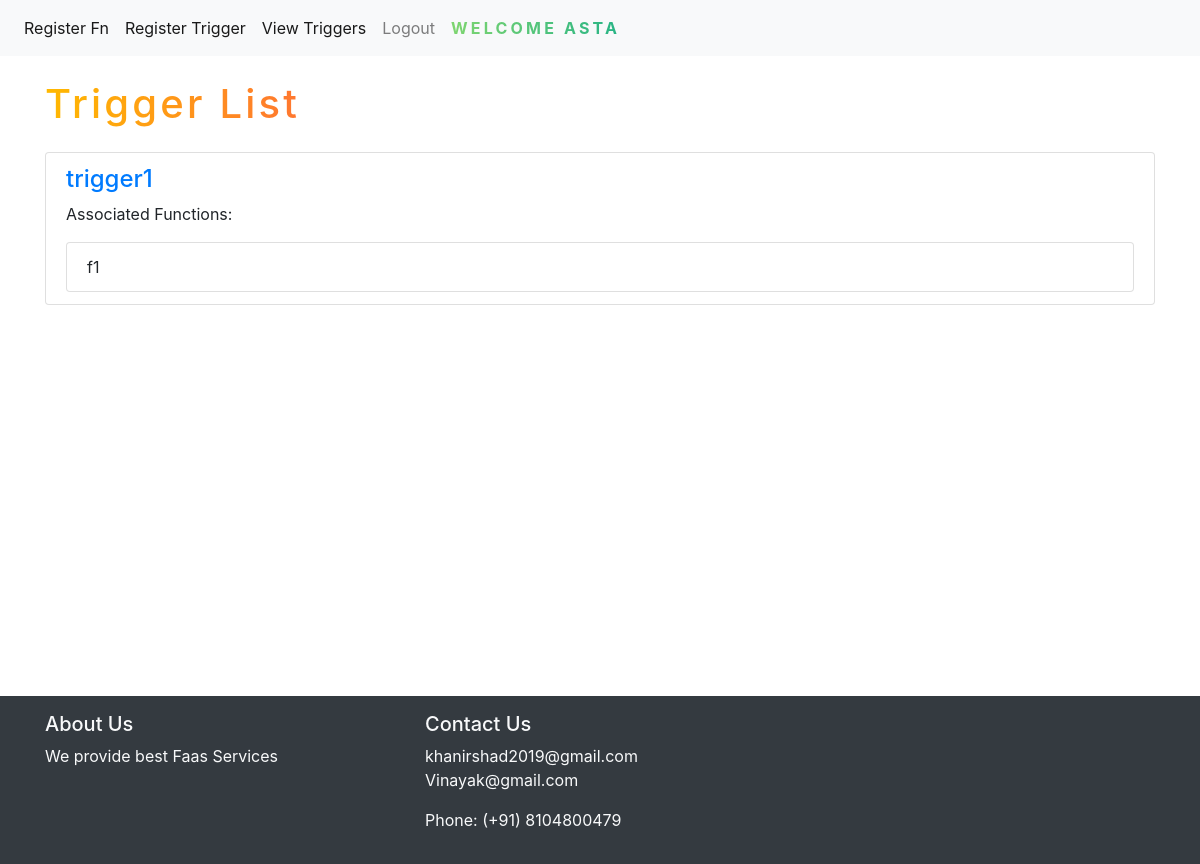
The page /list/ (signed in) on the database as committed earlier.
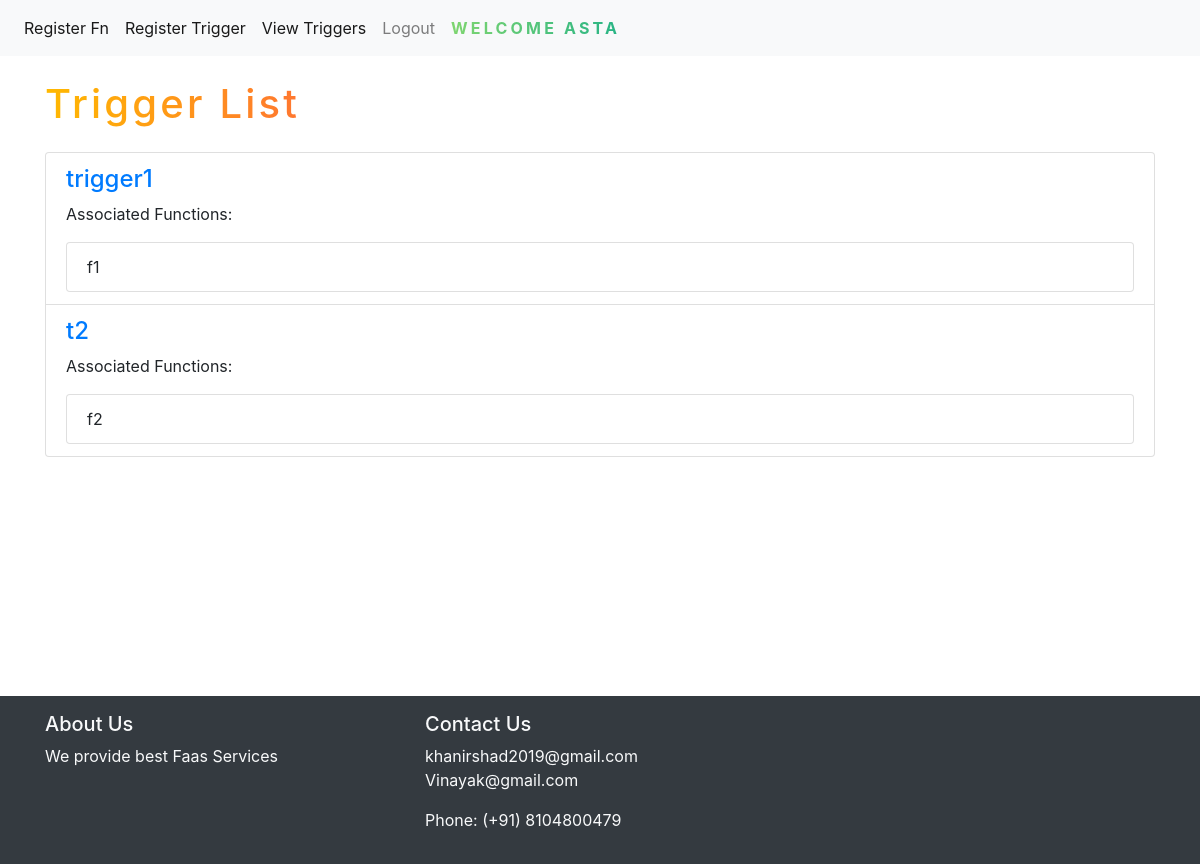
The same page on the database as committed later.
### trigger_registry/models.py (models this page shows, shortened)
class Trigger(models.Model):
    name = models.CharField(max_length=100)
    function = models.ForeignKey(Function, on_delete=models.CASCADE,)
    user = models.ForeignKey(User, on_delete=models.CASCADE)
    created_at = models.DateTimeField(auto_now_add=True)
    updated_at = models.DateTimeField(auto_now=True)

### function_registry/models.py (models this page shows, shortened)
class Function(models.Model):
    LANGUAGE_CHOICES = [
        ('python', 'Python'),
    ]
    name = models.CharField(max_length=100,unique=True)
    user = models.ForeignKey(User, on_delete=models.CASCADE)
    language = models.CharField(max_length=50,choices=LANGUAGE_CHOICES)
    memory_limit = models.IntegerField(default=128)
    cpu_limit = models.IntegerField(default=5000)
    created_at = models.DateTimeField(auto_now_add=True)
    updated_at = models.DateTimeField(auto_now=True)

### trigger_registry/views.py (the view)
# urls.py: path('list/', views.trigger_list, name='trigger_list'),
@login_required(login_url='authentication:login')
def trigger_list(request):
    triggers = Trigger.objects.filter(user=request.user)
    return render(request, 'trigger_registry/trigger_list.html', {'triggers': triggers})

### templates/trigger_registry/trigger_list.html (shortened to what this page needs)
{% extends 'base.html' %}
{% block content %}
<div class="container">
    <h1 class="mt-4 mb-4">Trigger List</h1>
    <ul class="list-group">
        {% for trigger in triggers %}
        <li class="list-group-item">
            <h4><a href="{% url 'trigger_dispatch:code_detail' trigger.id %}">{{ trigger.name }}</a></h4>
            <p>Associated Functions:</p>
            <ul class="list-group">
                <li class="list-group-item">{{ trigger.function.name }}</li>
            </ul>
        </li>
        {% endfor %}
    </ul>
</div>
{% endblock %}

### templates/base.html (shortened to what this page needs)
{% load static %}
<!DOCTYPE html>
<html>
    <head>
        <link rel="stylesheet" href="{% static 'css/custom.css' %}" />
        <link rel="stylesheet" href="https://stackpath.bootstrapcdn.com/bootstrap/4.5.2/css/bootstrap.min.css">
    </head>
    <body style="display: flex; flex-direction: column; min-height: 100vh;">
        {% if user.is_authenticated %}
            <nav class="navbar navbar-expand-lg navbar-light bg-light">
                <div class="collapse navbar-collapse {% if request.path == '/course/' %}heading-primary--main{% endif %}" id="navbarNav">
                    <ul class="navbar-nav ">
                        <li class="nav-item active">
                            <a class="nav-link" href="{% url 'function_registry:register_function' %}">Register Fn <span class="sr-only">(current)</span></a>
                        </li>
                        <li class="nav-item active">
                            <a class="nav-link" href="{% url 'trigger_registry:register_trigger' %}">Register Trigger <span class="sr-only">(current)</span></a>
                        </li>
                        <li class="nav-item active">
                            <a class="nav-link" href="{% url 'trigger_registry:trigger_list' %}">View Triggers <span class="sr-only">(current)</span></a>
                        </li>
                        <li class="nav-item">
                            <a class="nav-link" href="{% url 'authentication:logout' %}">Logout</a>
                        </li>
                        <li class="nav-item nav-link">
                            <span class="heading-secondary">Welcome {{user.username}}</span>
                        </li>
                    </ul>
                </div>
            </nav>
        {% endif %}
        <div class="content" style=" min-height: 80vh;">
            {% block content %}{% endblock %}
        </div>
        <footer class="footer bg-dark text-light py-3 mt-10">
            <div class="container">
                <div class="row">
                    <div class="col-md-4">
                        <h5>About Us</h5>
                        <p>
                            We provide best Faas Services
                        </p>
                    </div>
                    <div class="col-md-4">
                        <h5>Contact Us</h5>
                        <address>
                            <p>
                                <span> khanirshad2019@gmail.com</span><br>
                                <span> Vinayak@gmail.com</span>
                            </p>
                            <p>Phone: (+91) 8104800479</p>
                        </address>
                    </div>
                </div>
            </div>
        </footer>
    </body>
</html>

### static/css/custom.css (style rules this page uses)
.heading-secondary { text-transform: uppercase; font-weight: 700; background-image: linear-gradient(to right, #7ed56f,#28b485); display: inline-block; background-clip: text; -webkit-background-clip: text; background-clip: text; color: transparent; letter-spacing: .2rem; transition: all .5s; cursor: pointer; }
h1 { background-image: linear-gradient(to right,#ffb900,#ff7730); display: inline-block; background-clip: text; -webkit-background-clip: text; background-clip: text; color: transparent; letter-spacing: .2rem; transition: all .5s; cursor: pointer; }

Rows that differ between the two databases and show on the page:
added Trigger: name "t2", function.name "f2"
